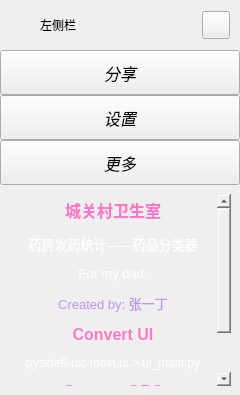
        <widget class="QFrame" name="extraLeftBox">
         <property name="minimumSize">
          <size>
           <width>0</width>
           <height>0</height>
          </size>
         </property>
         <property name="maximumSize">
          <size>
           <width>0</width>
           <height>16777215</height>
          </size>
         </property>
         <property name="frameShape">
          <enum>QFrame::NoFrame</enum>
         </property>
         <property name="frameShadow">
          <enum>QFrame::Raised</enum>
         </property>
         <layout class="QVBoxLayout" name="extraColumLayout">
          <property name="spacing">
           <number>0</number>
          </property>
          <property name="leftMargin">
           <number>0</number>
          </property>
          <property name="topMargin">
           <number>0</number>
          </property>
          <property name="rightMargin">
           <number>0</number>
          </property>
          <property name="bottomMargin">
           <number>0</number>
          </property>
          <item>
           <widget class="QFrame" name="extraTopBg">
            <property name="minimumSize">
             <size>
              <width>0</width>
              <height>50</height>
             </size>
            </property>
            <property name="maximumSize">
             <size>
              <width>16777215</width>
              <height>50</height>
             </size>
            </property>
            <property name="frameShape">
             <enum>QFrame::NoFrame</enum>
            </property>
            <property name="frameShadow">
             <enum>QFrame::Raised</enum>
            </property>
            <layout class="QVBoxLayout" name="verticalLayout_5">
             <property name="spacing">
              <number>0</number>
             </property>
             <property name="leftMargin">
              <number>0</number>
             </property>
             <property name="topMargin">
              <number>0</number>
             </property>
             <property name="rightMargin">
              <number>0</number>
             </property>
             <property name="bottomMargin">
              <number>0</number>
             </property>
             <item>
              <layout class="QGridLayout" name="extraTopLayout">
               <property name="leftMargin">
                <number>10</number>
               </property>
               <property name="rightMargin">
                <number>10</number>
               </property>
               <property name="horizontalSpacing">
                <number>10</number>
               </property>
               <property name="verticalSpacing">
                <number>0</number>
               </property>
               <item row="0" column="0">
                <widget class="QFrame" name="extraIcon">
                 <property name="minimumSize">
                  <size>
                   <width>20</width>
                   <height>0</height>
                  </size>
                 </property>
                 <property name="maximumSize">
                  <size>
                   <width>20</width>
                   <height>20</height>
                  </size>
                 </property>
                 <property name="frameShape">
                  <enum>QFrame::NoFrame</enum>
                 </property>
                 <property name="frameShadow">
                  <enum>QFrame::Raised</enum>
                 </property>
                </widget>
               </item>
               <item row="0" column="1">
                <widget class="QLabel" name="extraLabel">
                 <property name="minimumSize">
                  <size>
                   <width>150</width>
                   <height>0</height>
                  </size>
                 </property>
                 <property name="styleSheet">
                  <string notr="true">font: italic 12pt &quot;Smiley Sans&quot;;</string>
                 </property>
                 <property name="text">
                  <string>左侧栏</string>
                 </property>
                </widget>
               </item>
               <item row="0" column="2">
                <widget class="QPushButton" name="extraCloseColumnBtn">
                 <property name="minimumSize">
                  <size>
                   <width>28</width>
                   <height>28</height>
                  </size>
                 </property>
                 <property name="maximumSize">
                  <size>
                   <width>28</width>
                   <height>28</height>
                  </size>
                 </property>
                 <property name="cursor">
                  <cursorShape>PointingHandCursor</cursorShape>
                 </property>
                 <property name="toolTip">
                  <string/>
                 </property>
                 <property name="text">
                  <string/>
                 </property>
                 <property name="icon">
                  <iconset resource="resources.qrc">
                   <normaloff>:/icons/images/icons/icon_close.png</normaloff>:/icons/images/icons/icon_close.png</iconset>
                 </property>
                 <property name="iconSize">
                  <size>
                   <width>20</width>
                   <height>20</height>
                  </size>
                 </property>
                </widget>
               </item>
              </layout>
             </item>
            </layout>
           </widget>
          </item>
          <item>
           <widget class="QFrame" name="extraContent">
            <property name="frameShape">
             <enum>QFrame::NoFrame</enum>
            </property>
            <property name="frameShadow">
             <enum>QFrame::Raised</enum>
            </property>
            <layout class="QVBoxLayout" name="verticalLayout_12">
             <property name="spacing">
              <number>0</number>
             </property>
             <property name="leftMargin">
              <number>0</number>
             </property>
             <property name="topMargin">
              <number>0</number>
             </property>
             <property name="rightMargin">
              <number>0</number>
             </property>
             <property name="bottomMargin">
              <number>0</number>
             </property>
             <item alignment="Qt::AlignTop">
              <widget class="QFrame" name="extraTopMenu">
               <property name="frameShape">
                <enum>QFrame::NoFrame</enum>
               </property>
               <property name="frameShadow">
                <enum>QFrame::Raised</enum>
               </property>
               <layout class="QVBoxLayout" name="verticalLayout_11">
                <property name="spacing">
                 <number>0</number>
                </property>
                <property name="leftMargin">
                 <number>0</number>
                </property>
                <property name="topMargin">
                 <number>0</number>
                </property>
                <property name="rightMargin">
                 <number>0</number>
                </property>
                <property name="bottomMargin">
                 <number>0</number>
                </property>
                <item>
                 <widget class="QPushButton" name="btn_share">
                  <property name="sizePolicy">
                   <sizepolicy hsizetype="Expanding" vsizetype="Fixed">
                    <horstretch>0</horstretch>
                    <verstretch>0</verstretch>
                   </sizepolicy>
                  </property>
                  <property name="minimumSize">
                   <size>
                    <width>0</width>
                    <height>45</height>
                   </size>
                  </property>
                  <property name="font">
                   <font>
                    <family>Smiley Sans</family>
                    <pointsize>12</pointsize>
                    <weight>50</weight>
                    <italic>true</italic>
                    <bold>false</bold>
                   </font>
                  </property>
                  <property name="cursor">
                   <cursorShape>PointingHandCursor</cursorShape>
                  </property>
                  <property name="layoutDirection">
                   <enum>Qt::LeftToRight</enum>
                  </property>
                  <property name="styleSheet">
                   <string notr="true">background-image: url(:/icons/images/icons/cil-share-boxed.png);
font: italic 12pt &quot;Smiley Sans&quot;;</string>
                  </property>
                  <property name="text">
                   <string>分享</string>
                  </property>
                 </widget>
                </item>
                <item>
                 <widget class="QPushButton" name="btn_adjustments">
                  <property name="sizePolicy">
                   <sizepolicy hsizetype="Expanding" vsizetype="Fixed">
                    <horstretch>0</horstretch>
                    <verstretch>0</verstretch>
                   </sizepolicy>
                  </property>
                  <property name="minimumSize">
                   <size>
                    <width>0</width>
                    <height>45</height>
                   </size>
                  </property>
                  <property name="font">
                   <font>
                    <family>Smiley Sans</family>
                    <pointsize>12</pointsize>
                    <weight>50</weight>
                    <italic>true</italic>
                    <bold>false</bold>
                   </font>
                  </property>
                  <property name="cursor">
                   <cursorShape>PointingHandCursor</cursorShape>
                  </property>
                  <property name="layoutDirection">
                   <enum>Qt::LeftToRight</enum>
                  </property>
                  <property name="styleSheet">
                   <string notr="true">background-image: url(:/icons/images/icons/cil-equalizer.png);
font: italic 12pt &quot;Smiley Sans&quot;;</string>
                  </property>
                  <property name="text">
                   <string>设置</string>
                  </property>
                 </widget>
                </item>
                <item>
                 <widget class="QPushButton" name="btn_more">
                  <property name="sizePolicy">
                   <sizepolicy hsizetype="Expanding" vsizetype="Fixed">
                    <horstretch>0</horstretch>
                    <verstretch>0</verstretch>
                   </sizepolicy>
                  </property>
                  <property name="minimumSize">
                   <size>
                    <width>0</width>
                    <height>45</height>
                   </size>
                  </property>
                  <property name="font">
                   <font>
                    <family>Smiley Sans</family>
                    <pointsize>12</pointsize>
                    <weight>50</weight>
                    <italic>true</italic>
                    <bold>false</bold>
                   </font>
                  </property>
                  <property name="cursor">
                   <cursorShape>PointingHandCursor</cursorShape>
                  </property>
                  <property name="layoutDirection">
                   <enum>Qt::LeftToRight</enum>
                  </property>
                  <property name="styleSheet">
                   <string notr="true">background-image: url(:/icons/images/icons/cil-layers.png);
font: italic 12pt &quot;Smiley Sans&quot;;</string>
                  </property>
                  <property name="text">
                   <string>更多</string>
                  </property>
                 </widget>
                </item>
               </layout>
              </widget>
             </item>
             <item>
              <widget class="QFrame" name="extraCenter">
               <property name="frameShape">
                <enum>QFrame::NoFrame</enum>
               </property>
               <property name="frameShadow">
                <enum>QFrame::Raised</enum>
               </property>
               <layout class="QVBoxLayout" name="verticalLayout_10">
                <item>
                 <widget class="QTextEdit" name="textEdit">
                  <property name="minimumSize">
                   <size>
                    <width>222</width>
                    <height>0</height>
                   </size>
                  </property>
                  <property name="styleSheet">
                   <string notr="true">background: transparent;
font: italic 10pt &quot;Smiley Sans&quot;;</string>
                  </property>
                  <property name="frameShape">
                   <enum>QFrame::NoFrame</enum>
                  </property>
                  <property name="readOnly">
                   <bool>true</bool>
                  </property>
                  <property name="html">
                   <string>&lt;!DOCTYPE HTML PUBLIC &quot;-//W3C//DTD HTML 4.0//EN&quot; &quot;http://www.w3.org/TR/REC-html40/strict.dtd&quot;&gt;
&lt;html&gt;&lt;head&gt;&lt;meta name=&quot;qrichtext&quot; content=&quot;1&quot; /&gt;&lt;style type=&quot;text/css&quot;&gt;
p, li { white-space: pre-wrap; }
&lt;/style&gt;&lt;/head&gt;&lt;body style=&quot; font-family:'Smiley Sans'; font-size:10pt; font-weight:400; font-style:italic;&quot;&gt;
&lt;p align=&quot;center&quot; style=&quot; margin-top:12px; margin-bottom:12px; margin-left:0px; margin-right:0px; -qt-block-indent:0; text-indent:0px;&quot;&gt;&lt;span style=&quot; font-size:12pt; font-weight:600; font-style:normal; color:#ff79c6;&quot;&gt;城关村卫生室&lt;/span&gt;&lt;/p&gt;
&lt;p align=&quot;center&quot; style=&quot; margin-top:12px; margin-bottom:12px; margin-left:0px; margin-right:0px; -qt-block-indent:0; text-indent:0px;&quot;&gt;&lt;span style=&quot; font-style:normal; color:#ffffff;&quot;&gt;药房发药统计——药品分类器&lt;/span&gt;&lt;/p&gt;
&lt;p align=&quot;center&quot; style=&quot; margin-top:12px; margin-bottom:12px; margin-left:0px; margin-right:0px; -qt-block-indent:0; text-indent:0px;&quot;&gt;&lt;span style=&quot; font-style:normal; color:#ffffff;&quot;&gt;For my dad.&lt;/span&gt;&lt;/p&gt;
&lt;p align=&quot;center&quot; style=&quot; margin-top:12px; margin-bottom:12px; margin-left:0px; margin-right:0px; -qt-block-indent:0; text-indent:0px;&quot;&gt;&lt;span style=&quot; font-style:normal; color:#bd93f9;&quot;&gt;Created by: 张一丁&lt;/span&gt;&lt;/p&gt;
&lt;p align=&quot;center&quot; style=&quot; margin-top:12px; margin-bottom:12px; margin-left:0px; margin-right:0px; -qt-block-indent:0; text-indent:0px;&quot;&gt;&lt;span style=&quot; font-size:12pt; font-weight:600; font-style:normal; color:#ff79c6;&quot;&gt;Convert UI&lt;/span&gt;&lt;/p&gt;
&lt;p align=&quot;center&quot; style=&quot; margin-top:12px; margin-bottom:12px; margin-left:0px; margin-right:0px; -qt-block-indent:0; text-indent:0px;&quot;&gt;&lt;span style=&quot; font-size:9pt; font-style:normal; color:#ffffff;&quot;&gt;pyside6-uic main.ui &amp;gt; ui_main.py&lt;/span&gt;&lt;/p&gt;
&lt;p align=&quot;center&quot; style=&quot; margin-top:12px; margin-bottom:12px; margin-left:0px; margin-right:0px; -qt-block-indent:0; text-indent:0px;&quot;&gt;&lt;span style=&quot; font-size:12pt; font-weight:600; font-style:normal; color:#ff79c6;&quot;&gt;Convert QRC&lt;/span&gt;&lt;/p&gt;
&lt;p align=&quot;center&quot; style=&quot; margin-top:12px; margin-bottom:12px; margin-left:0px; margin-right:0px; -qt-block-indent:0; text-indent:0px;&quot;&gt;&lt;span style=&quot; font-size:9pt; font-style:normal; color:#ffffff;&quot;&gt;pyside6-rcc resources.qrc -o resources_rc.py&lt;/span&gt;&lt;/p&gt;&lt;/body&gt;&lt;/html&gt;</string>
                  </property>
                 </widget>
                </item>
               </layout>
              </widget>
             </item>
             <item>
              <widget class="QFrame" name="extraBottom">
               <property name="frameShape">
                <enum>QFrame::NoFrame</enum>
               </property>
               <property name="frameShadow">
                <enum>QFrame::Raised</enum>
               </property>
              </widget>
             </item>
            </layout>
           </widget>
          </item>
         </layout>
        </widget>
